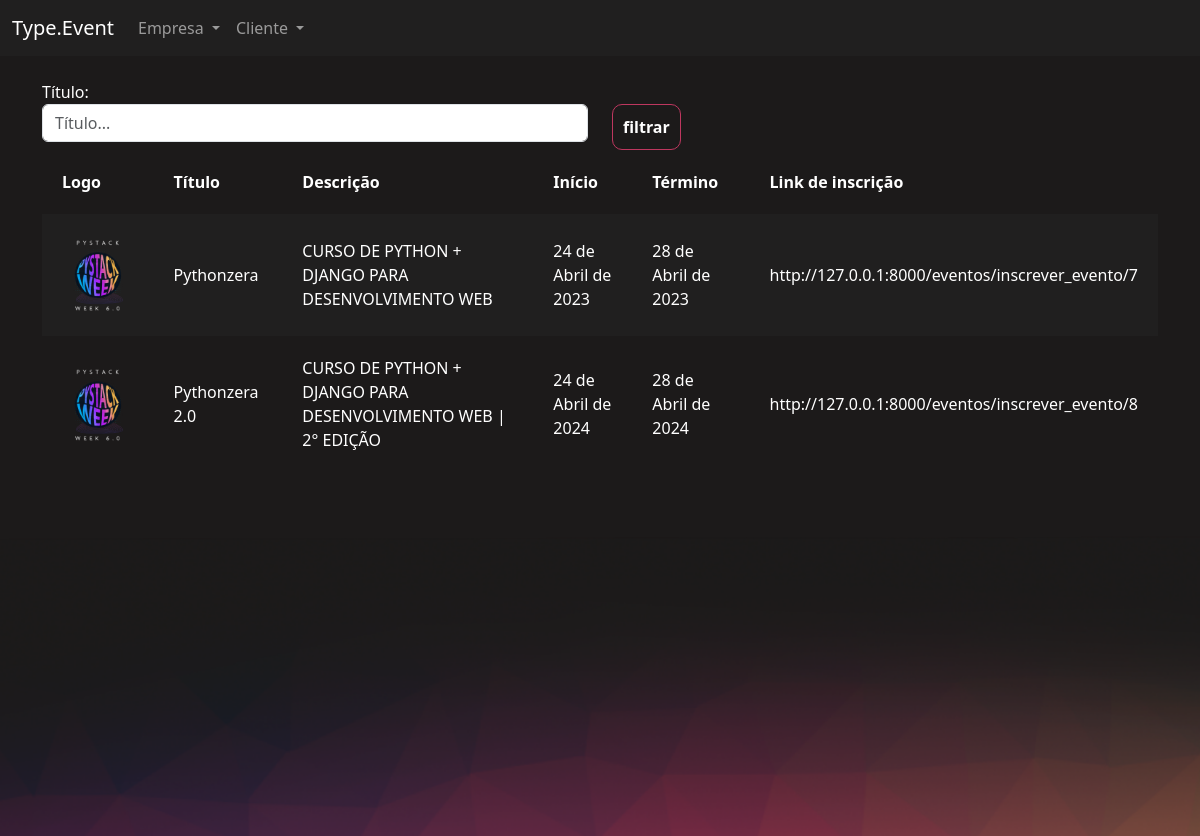
The page /eventos/gerenciar_evento/ (signed in) on the database its author committed.
### eventos/models.py (models this page shows, shortened)
class Evento(models.Model):
    criador = models.ForeignKey(User, on_delete=models.DO_NOTHING, null=True, blank=True)
    nome = models.CharField(max_length=200)
    descricao = models.TextField()
    data_inicio = models.DateField()
    data_termino = models.DateField()
    carga_horaria = models.IntegerField()
    logo = models.ImageField(upload_to="logos")
    participantes = models.ManyToManyField(User, related_name='evento_participante', null=True, blank=True)
    cor_principal = models.CharField(max_length=7)
    cor_secundaria = models.CharField(max_length=7)
    cor_fundo = models.CharField(max_length=7)

### eventos/views.py (the view)
# urls.py: path('gerenciar_evento/', views.gerenciar_evento, name="gerenciar_evento"),
@login_required
def gerenciar_evento(request):
    if request.method == 'GET':
        nome = request.GET.get('nome')
        eventos = Evento.objects.filter(criador=request.user)
        if nome:
            eventos = eventos.filter(nome__contains=nome)
        return render(request, 'gerenciar_evento.html',{'eventos': eventos})

### eventos/templates/gerenciar_evento.html (shortened to what this page needs)
{% extends "bases/base_evento.html" %}
{% load static %}
{% block 'importacoes' %}
    <link href="{% static 'evento/css/gerenciar_evento.css' %}" rel="stylesheet">
{% endblock %}
{% block 'conteudo' %}
    <div class="container">
        <br>
        <div class="row">
            <div class="col-md">
                <form action="{% url 'gerenciar_evento' %}" method="GET">
                <label>Título:</label>
                <input type="text" placeholder="Título..." class="form-control" name="nome">
            </div>
            <div class="col-md">
                <br>
                <input type="submit" class="btn-principal" value="filtrar">
            </div>
        </div>
        <table>
            <tr>
                <th>Logo</th>
                <th>Título</th>
                <th>Descrição</th>
                <th>Início</th>
                <th>Término</th>
                <th>Link de inscrição</th>
            </tr>
            {% for evento in eventos %}
                <tr class="{% cycle 'linha' 'linha2' %}">
                    <td width="10%"><a href="#"><a href="{% url 'participantes_evento' evento.id %}"><img width="100%" src="/media/{{evento.logo}}"></a></td>
                    <td>{{evento.nome}}</td>
                    <td>{{evento.descricao}}</td>
                    <td>{{evento.data_inicio}}</td>
                    <td>{{evento.data_termino}}</td>
                    <td>http://127.0.0.1:8000/eventos/inscrever_evento/{{evento.id}}</td>
                </tr>
            {% endfor %}
        </table>
    </div>
{% endblock %}

### templates/bases/base_evento.html (shortened to what this page needs)
{% extends 'bases/base.html' %}
{% load static %}
{% block 'head' %}
    {% block 'importacoes' %}{% endblock %}
    <link href="{% static 'evento/css/evento.css' %}" rel="stylesheet">
    <link href="{% static 'usuarios/css/usuarios.css' %}" rel="stylesheet">
{% endblock %}
{% block 'body' %}
    <nav class="navbar navbar-expand-lg bg-body-tertiary navbar-color" data-bs-theme="dark">
        <div class="container-fluid">
            <a class="navbar-brand" href="#">Type.Event</a>
            <div class="collapse navbar-collapse" id="navbarNavDropdown">
            <ul class="navbar-nav">
                <li class="nav-item dropdown">
                    <a class="nav-link dropdown-toggle" href="#" role="button" data-bs-toggle="dropdown" aria-expanded="false">
                        Empresa
                    </a>
                </li>
                <li class="nav-item dropdown">
                    <a class="nav-link dropdown-toggle" href="#" role="button" data-bs-toggle="dropdown" aria-expanded="false">
                        Cliente
                    </a>
                </li>
            </ul>
            </div>
        </div>
    </nav>
    <div style="min-height: 60vh">
        {% block 'conteudo' %}
        {% endblock %}
    </div>
    <div class="fundo-pagina">
    </div>
{% endblock %}

### templates/bases/base.html (shortened to what this page needs)
{% load static %}
<!doctype html>
<html lang="en">
  <head>
    <link href="{% static 'geral/css/base.css' %}" rel="stylesheet">
    <link href="https://cdn.jsdelivr.net/npm/bootstrap@5.3.0-alpha1/dist/css/bootstrap.min.css" rel="stylesheet">
    {% block 'head' %}{% endblock %}
  </head>
  <body>
    {% block 'body' %}{% endblock %}
  </body>
</html>

### templates/static/geral/css/base.css (style rules this page uses)
body { color: white !important; }
:root { --main-color: #201F1F; --dark-color: #1C1A1A; --contrast-color: #BE375F; --differential-color: #ED8554; }

### templates/static/evento/css/gerenciar_evento.css (style rules this page uses)
table { width: 100%; padding: 20px; }
.linha { height: 40px; background-color: var(--main-color); padding: 20px; }
td, th { padding: 20px; }

### templates/static/evento/css/evento.css (style rules this page uses)
.navbar-color { background-color: #201F1F !important; }
body { background-color: #1C1A1A; }
.fundo-pagina { background-image: url('/static/evento/img/fundo_pagina.png'); height: 300px; background-size: cover; }

### templates/static/usuarios/css/usuarios.css (style rules this page uses)
.btn-principal { background-color: transparent; border: 1px solid var(--contrast-color); color: white; padding: 10px; border-radius: 10px; font-weight: bold; }

### rows shown on the page
Evento: logo (picture), nome "Pythonzera", descricao "CURSO DE PYTHON + DJANGO PARA DESENVOLVIMENTO WEB", data_inicio "24 de Abril de 2023", data_termino "28 de Abril de 2023", id "7"
Evento: logo (picture), nome "Pythonzera 2.0", descricao "CURSO DE PYTHON + DJANGO PARA DESENVOLVIMENTO WEB | 2° EDIÇÃO", data_inicio "24 de Abril de 2024", data_termino "28 de Abril de 2024", id "8"
